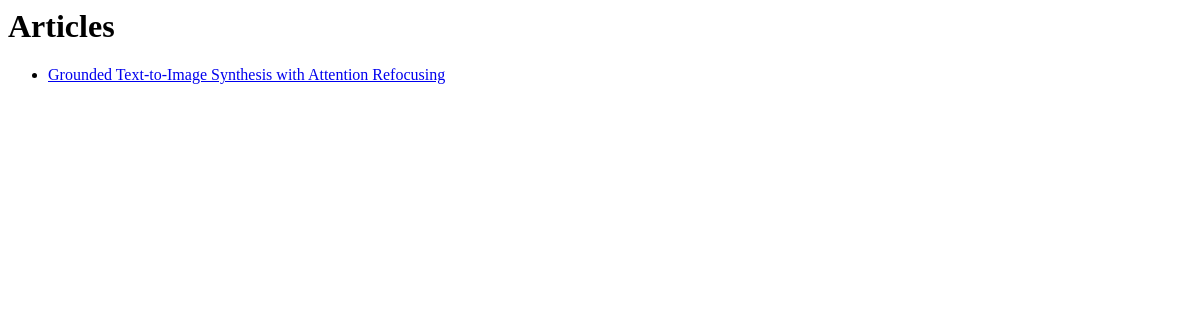
/, run on an earlier commit of the app's database.
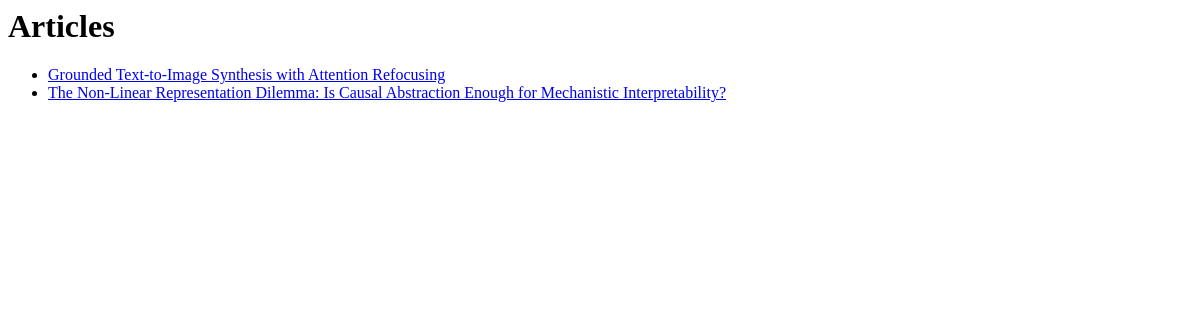
And on a later commit of the database.
### notes/models.py (models this page shows, shortened)
class Article(models.Model):
    title = models.CharField(max_length=200)
    pdf_url = models.URLField(blank=True, null=True)

### notes/views.py (the view)
# urls.py: path('', views.article_list, name='article_list'), # in-use
def article_list(request):
    articles = Article.objects.all()
    return render(request, "notes/article_list.html", {"articles": articles})

### notes/templates/notes/article_list.html
<h1>Articles</h1>
<ul>
  {% for article in articles %}
    <li><a href="{% url 'view_pdf' article.id %}">{{ article.title }}</a></li>
  {% endfor %}
</ul>

What changed in the data, as far as the page shows it:
added Article: title "The Non-Linear Representation Dilemma: Is Causal Abstraction Enough for Mechanistic Interpretability?"
